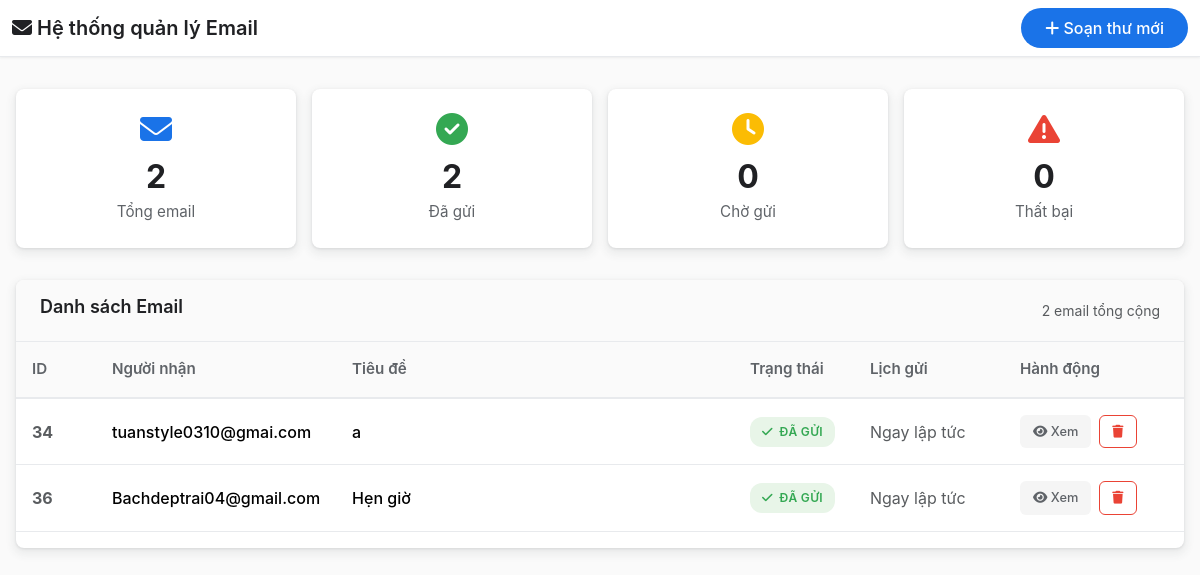
The app's page /, older data.
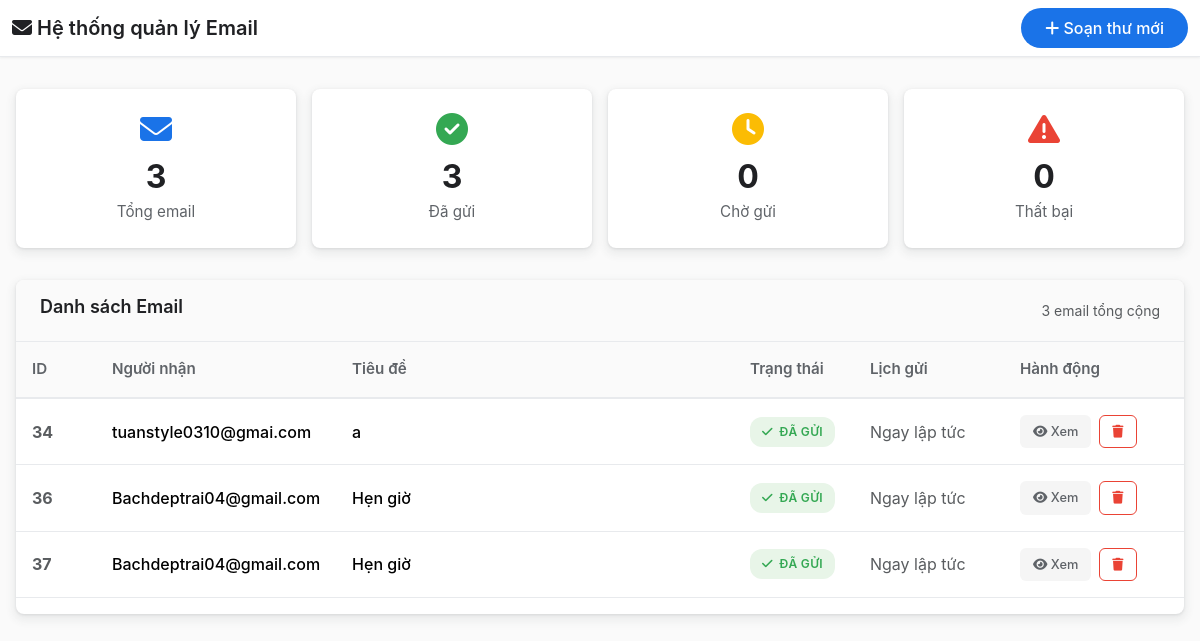
The same page, newer data.
### tables this page shows
CREATE TABLE emails (
            id INTEGER PRIMARY KEY AUTOINCREMENT,
            recipient TEXT NOT NULL,
            subject TEXT NOT NULL,
            body TEXT NOT NULL,
            status TEXT DEFAULT 'pending',
            priority TEXT DEFAULT 'medium',
            scheduled_time TEXT,
            is_cancelled INTEGER DEFAULT 0
        );

### app.py (the view)
@app.route('/')
def index():
    conn = sqlite3.connect('emails.db')
    cursor = conn.cursor()
    cursor.execute("SELECT id, recipient, subject, status, scheduled_time, priority FROM emails WHERE is_cancelled=0")
    emails = cursor.fetchall()
    conn.close()
    return render_template('inbox.html', emails=emails)

### templates/inbox.html (shortened to what the changed rows need)
<!DOCTYPE html>
<html lang="vi">
<head>
    <link href="https://cdn.jsdelivr.net/npm/bootstrap@5.3.3/dist/css/bootstrap.min.css" rel="stylesheet">
    <link rel="stylesheet" href="https://cdnjs.cloudflare.com/ajax/libs/font-awesome/6.4.0/css/all.min.css">
</head>
<body>
    <div class="main-container">
        <div class="stats-grid">
            {% set total_emails = emails|length %}
            {% set sent_emails = emails|selectattr('3', 'equalto', 'sent')|list|length %}
            <div class="stat-card total">
                <i class="fas fa-envelope"></i>
                <div class="stat-number">{{ total_emails }}</div>
                <div class="stat-label">Tổng email</div>
            </div>
            <div class="stat-card sent">
                <i class="fas fa-check-circle"></i>
                <div class="stat-number">{{ sent_emails }}</div>
                <div class="stat-label">Đã gửi</div>
            </div>
        </div>
        <div class="email-table-container">
            <div class="table-header">
                <h3 class="table-title">Danh sách Email</h3>
                <small class="text-muted">{{ total_emails }} email tổng cộng</small>
            </div>
            {% if emails %}
            <div class="table-responsive">
                <table class="table email-table">
                    <thead>
                        <tr>
                            <th style="width: 80px;">ID</th>
                            <th style="width: 200px;">Người nhận</th>
                            <th>Tiêu đề</th>
                            <th style="width: 120px;">Trạng thái</th>
                            <th style="width: 150px;">Lịch gửi</th>
                            <th style="width: 180px;">Hành động</th>
                        </tr>
                    </thead>
                    <tbody>
                        {% for email in emails %}
                        <tr>
                            <td class="fw-bold text-muted">{{ email[0] }}</td>
                            <td>
                                <div class="fw-medium">{{ email[1] }}</div>
                            </td>
                            <td>
                                <div class="fw-medium">{{ email[2] }}</div>
                            </td>
                            <td>
                                {% if email[3] == 'sent' %}
                                <span class="status-badge status-sent"><i class="fas fa-check"></i> Đã gửi</span>
                                {% elif email[3] == 'fail' %}
                                <span class="status-badge status-failed"><i class="fas fa-times"></i> Lỗi</span>
                                {% elif email[3] == 'pending' %}
                                <span class="status-badge status-pending"><i class="fas fa-clock"></i> Chờ gửi</span>
                                {% elif email[3] == 'sending' %}
                                <span class="status-badge status-sending"><i class="fas fa-spinner fa-spin"></i> Đang
                                    gửi</span>
                                {% else %}
                                <span class="status-badge">{{ email[3] }}</span>
                                {% endif %}
                            </td>
                            <td>
                                {% if email[4] %}
                                <div class="fw-medium">{{ email[4] }}</div>
                                {% else %}
                                <span class="text-muted">Ngay lập tức</span>
                                {% endif %}
                            </td>
                            <td>
                                <div class="action-buttons">
                                    <a href="{{ url_for('view_email', email_id=email[0]) }}" class="btn-action btn-view"
                                        title="Xem chi tiết"><i class="fas fa-eye"></i> Xem</a>
                                    <a href="{{ url_for('delete_email', email_id=email[0]) }}"
                                        class="btn-action btn-delete" title="Xóa email"
                                        onclick="return confirm('Bạn chắc chắn muốn xóa email này?');"><i
                                            class="fas fa-trash"></i></a>
                                </div>
                            </td>
                        </tr>
                        {% endfor %}
                    </tbody>
                </table>
            </div>
            {% endif %}
        </div>
    </div>
</body>
</html>

Row changes from the older to the newer data that the page shows:
added emails: id "37", recipient "Bachdeptrai04@gmail.com", subject "Hẹn giờ", status "sent" (drawn)
Text that changed along with them:
{{ total_emails }}: "2" → "3"
{{ sent_emails }}: "2" → "3"
